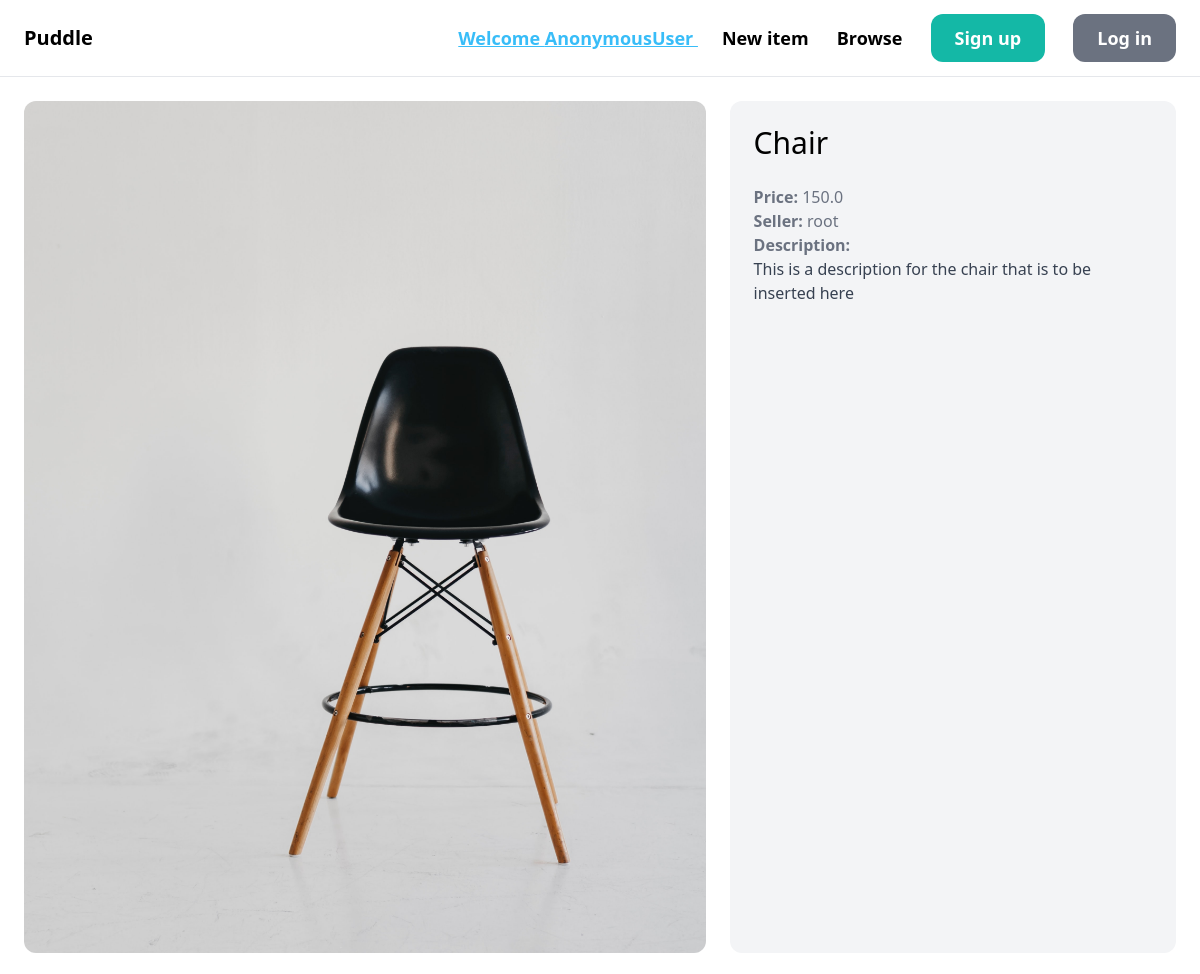
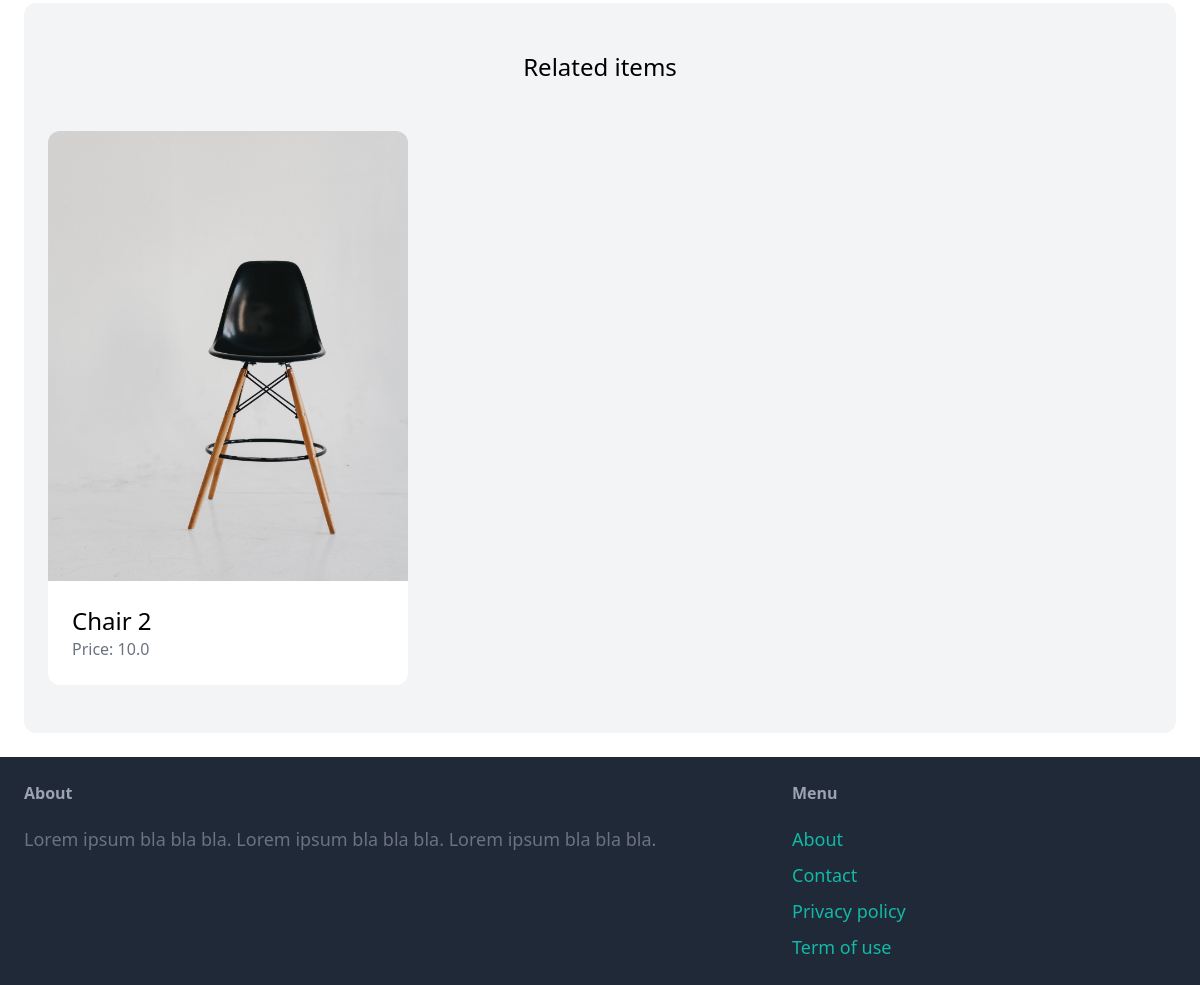
Screenshot of /items/2/ with the database file from the repository (2 pictures, top to bottom).
### item/models.py (models this page shows)
class Item(models.Model):
    name = models.CharField(max_length=255)
    description = models.TextField(blank=True, null=True)
    price = models.FloatField()
    is_sold = models.BooleanField(default=False)
    created_at = models.DateTimeField(auto_now_add=True)
    created_by = models.ForeignKey(User, related_name="items", on_delete=models.CASCADE)
    category = models.ForeignKey(Category, related_name="items",on_delete=models.CASCADE)
    image = models.ImageField(upload_to="item_images", blank=True, null=True)

### item/views.py (the view)
# urls.py: path('<int:pk>/', views.details, name="detail"),
def details(request, pk):
    item = get_object_or_404(Item, pk=pk)
    related_items = Item.objects.filter(category = item.category, is_sold=False).exclude(pk=pk)[0:3]
    return render(request, 'item/detail.html', {
        'item': item,
        'related_items': related_items,
    })

### item/templates/item/detail.html (shortened to what this page needs)
{% extends 'core/base.html' %}
{% block content %}
<div class="grid grid-cols-5 gap-6">
    <div class="col-span-3">
        <img src="{{ item.image.url }}" class="rounded-xl">
    </div>
    <div class="col-span-2 p-6 bg-gray-100 rounded-xl">
        <h1 class="mb-6 text-3xl">{{ item.name }}</h1>
        <p class="text-gray-500"><strong>Price: </strong>{{ item.price }}</p>
        <p class="text-gray-500"><strong>Seller: </strong>{{ item.created_by.username }}</p>
        {% if item.description %}
            <p class="text-gray-700">
                <strong class="text-gray-500">Description:</strong><br>
                {{ item.description }}
            </p>
        {% endif %}
    </div>
</div>
<div class="mt-6 px-6 py-12 bg-gray-100 rounded-xl">
    <h2 class="mb-12 text-2xl text-center">Related items</h2>
    <div class="grid grid-cols-3 gap-3">
        {% for item in related_items %}
            <div>
                <a href="{% url 'item:detail' item.id %}">
                    <div>
                        <img src="{{ item.image.url }}" class="rounded-t-xl">
                    </div>
                    <div class="p-6 bg-white rounded-b-xl">
                        <h2 class="text-2xl">{{ item.name }}</h2>
                        <p class="text-gray-500">Price: {{ item.price }}</p>
                    </div>
                </a>
            </div>
        {% endfor %}
    </div>
</div>
{% endblock %}

### rows the page displays
Item: image (picture), name "Chair", price "150.0", created_by.username "root", description "This is a description for the chair that is to be inserted here"
Item: image (picture), name "Chair 2", price "10.0"

### other values shown
{{ request.user }} "AnonymousUser"
